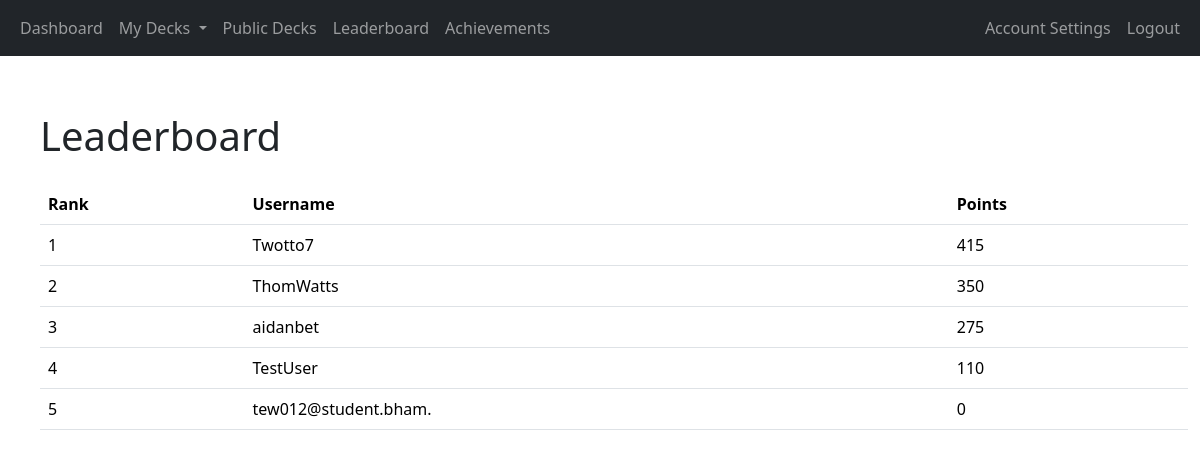
The page /leaderboard (signed in) on the database as committed earlier.
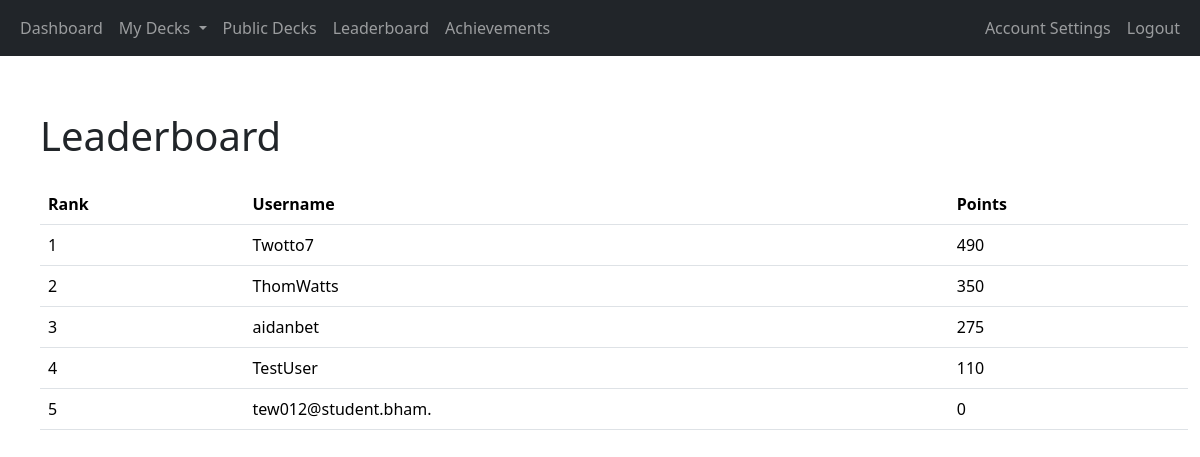
The same page on the database as committed later.
### app/auth/models.py (models this page shows, shortened)
class User(db.Model, UserMixin):
    user_id = db.Column(db.Integer, primary_key=True)
    username = db.Column(db.String(80), unique=True, nullable=False)
    email = db.Column(db.String(120), unique=True, nullable=False)
    password_hash = db.Column(db.String(128), nullable=False)
    points = db.Column(db.Integer, default=0)  # Add points column
    achievements = db.relationship('UserAchievement', back_populates='user', cascade='all, delete-orphan')
    login_events = db.relationship('LoginEvent', backref='user', cascade='all, delete-orphan', lazy=True)
    decks = db.relationship('Deck', backref='user', cascade='all, delete-orphan', lazy=True)

### app/gamification/routes.py (the view)
@gamification_blueprint.route('/leaderboard')
@login_required
def leaderboard():
    users = User.query.order_by(User.points.desc()).limit(10).all()  # Get top 10 users
    return render_template('leaderboard.html', users=users)

### app/__init__.py (called while the page is built)
@login_manager.user_loader
def load_user(user_id):
    return User.query.get(int(user_id))

### app/gamification/templates/leaderboard.html (shortened to what this page needs)
{% extends "base.html" %}
{% block content %}
<div class="container mt-4">
    <h1 class="mb-4">Leaderboard</h1>
    <table class="table">
        <thead>
            <tr>
                <th>Rank</th>
                <th>Username</th>
                <th>Points</th>
            </tr>
        </thead>
        <tbody>
            {% for user in users %}
            <tr>
                <td>{{ loop.index }}</td>
                <td>{{ user.username }}</td>
                <td>{{ user.points }}</td>
            </tr>
            {% endfor %}
        </tbody>
    </table>
</div>
{% endblock %}

Rows that differ between the two databases and show on the page:
changed User "Twotto7": points "415" → "490"
